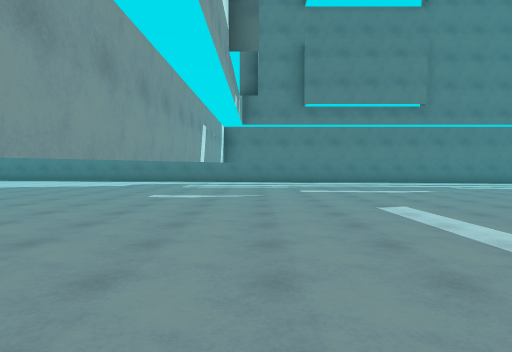
[1] (above)

24 first-person views from a walk through a scene from a Unity 3-D project. The camera is 1.3 m above the floor, tilts 2° down and sees 70° across. The floor is counted in squares, 2 m on a side. Each view is taken from the middle of a square. On the plan, view 1 faces up. The plan holds only what a view shows up to about 11 squares ahead; the rest is blank. The place goes on beyond the plan. Some animated figures are left out.

[2]
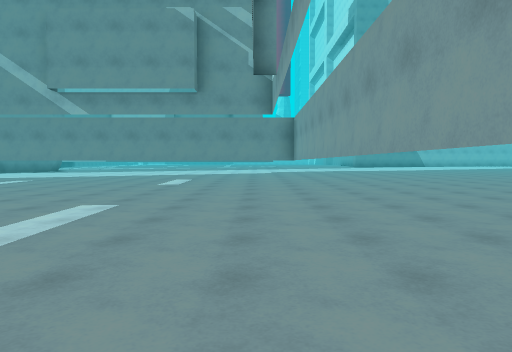

[3]
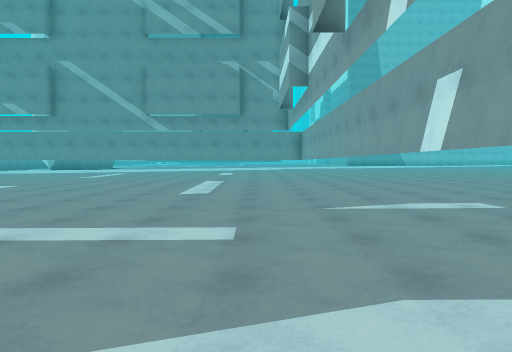

[4]
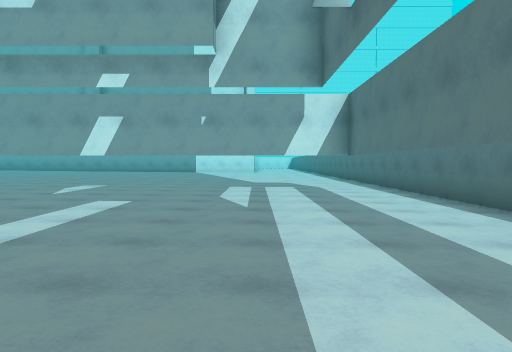

[5]
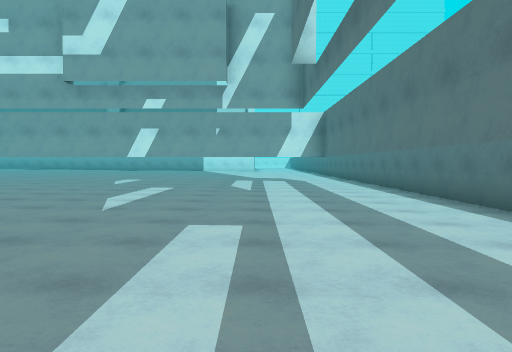

[6]
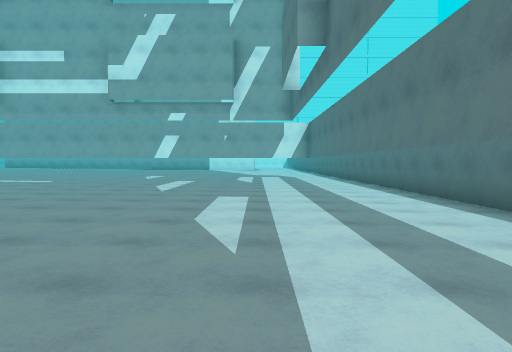

[7]
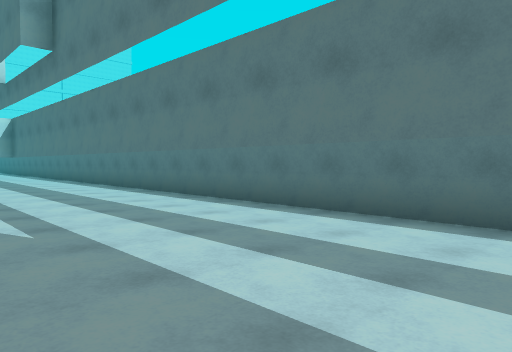

[8]
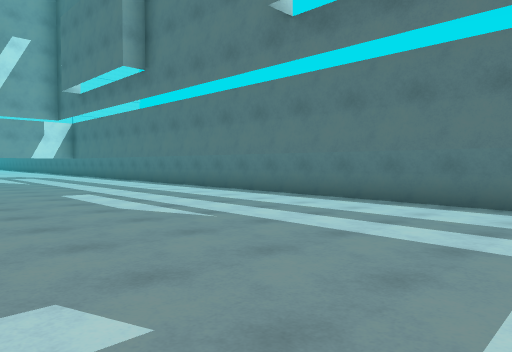

[9]
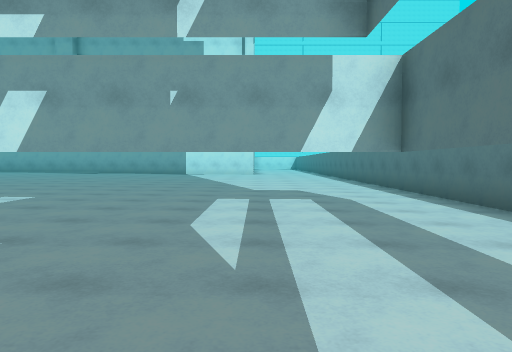

[10]
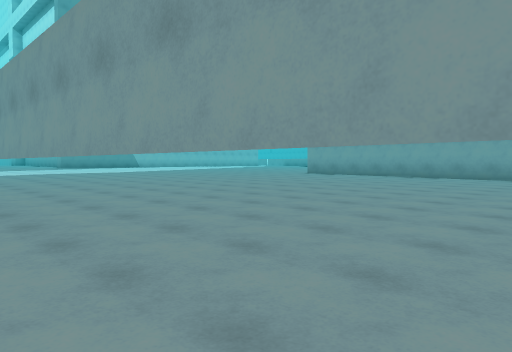

[11]
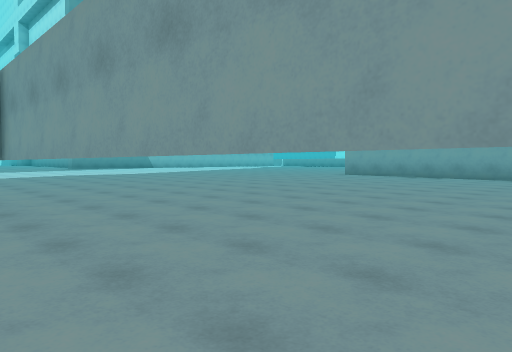

[12]
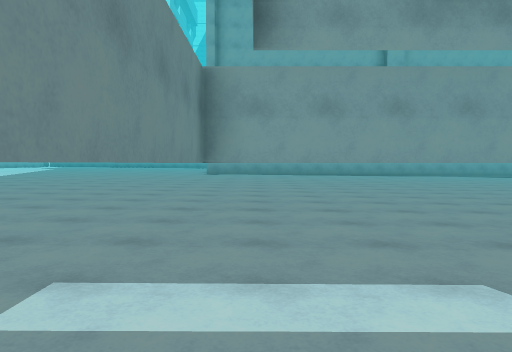

[13]
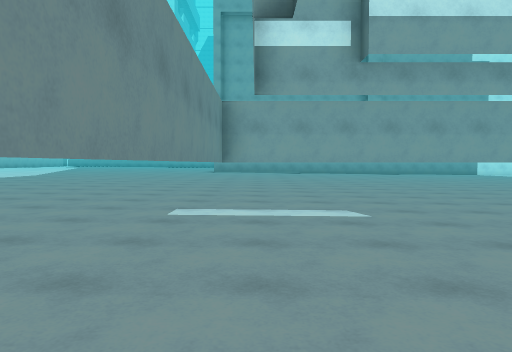

[14]
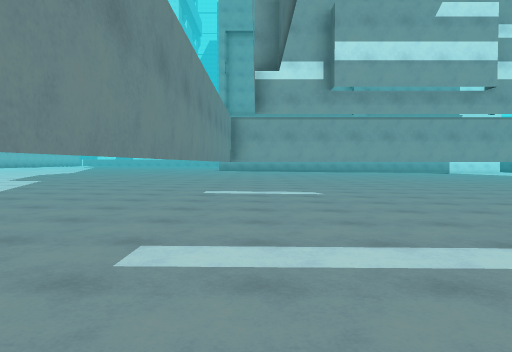

[15]
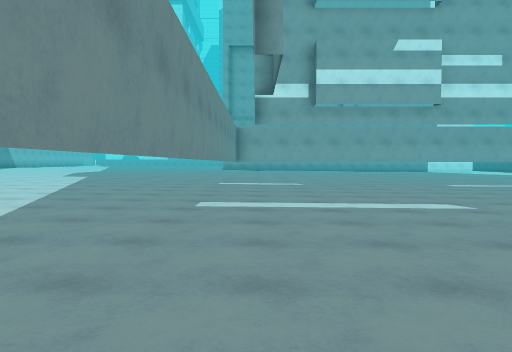

[16]
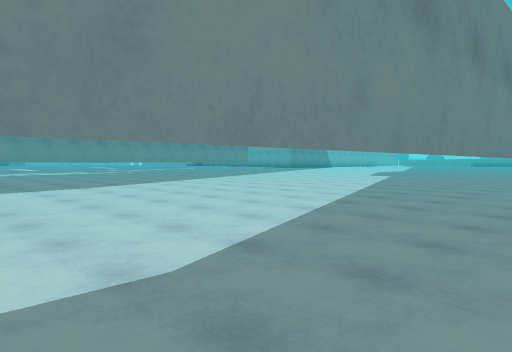

[17]
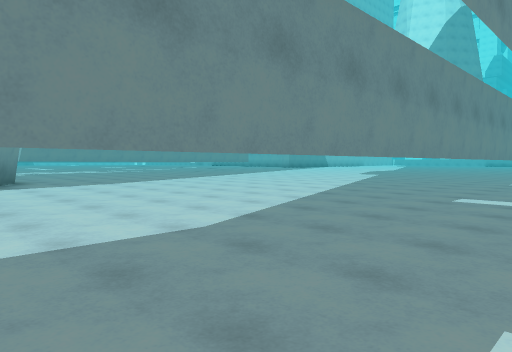

[18]
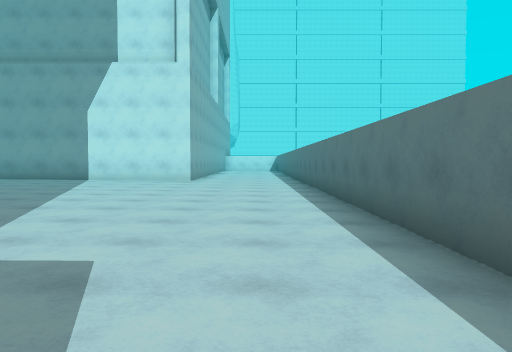

[19]
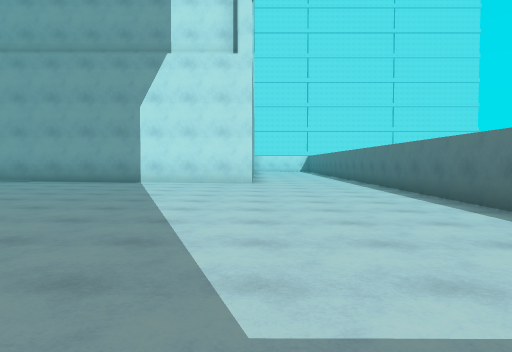

[20]
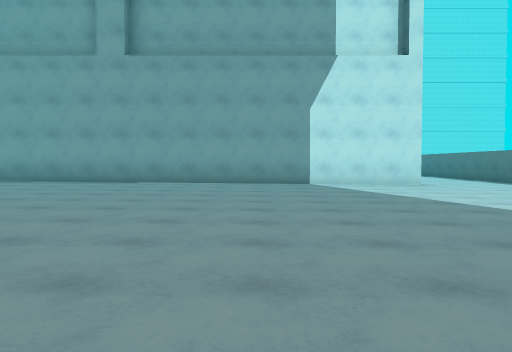

[21]
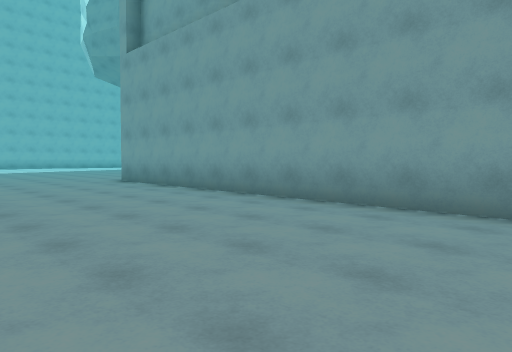

[22]
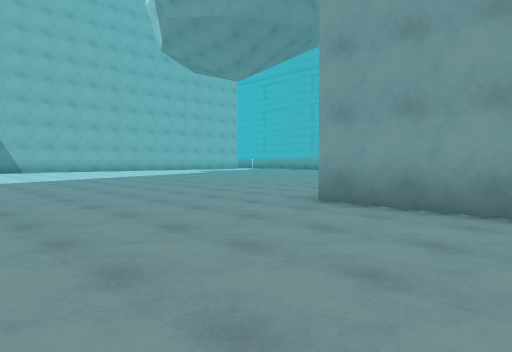

[23]
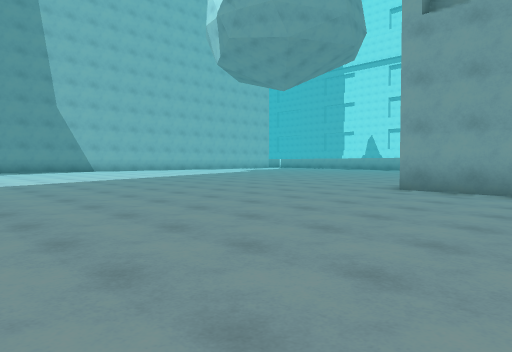

[24]
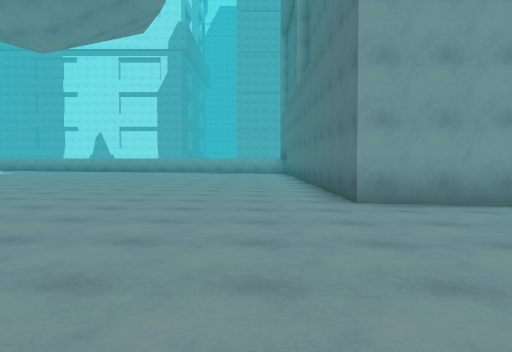

### Floor plan
Key: @ floor where view 1 was taken; # wall or solid block; . main floor; : floor 0.25 m higher than the main floor; - floor 0.25 m lower than the main floor; + floor 0.5 m higher than the main floor; _ floor 0.5 m lower than the main floor; T thing the floor can be seen under or through.
Columns run from 19 left of view 1 to 14 right of it. Each row starts with its distance up from view 1.
 16      ############################
 15      ------------------------____
 14      -------------TTTTTTTTT ---___
 13      ..-----------T--------------_
 12      #...---------T---------------
 11      #.....-------T---------------
 10      #.......-----T---------------
  9      #.........---T---------- ----
  8      #...........-T---------
  7      #............T-------
  6      #............T..-----
  5      #............T....----
  4      #............T......--
  3      #............T........-
  2      #............T.........
  1      #............T.......
  0      #:...........T@........
 -1      #:::.........T..........
 -2      #:::::.......T............
 -3      #::::::::....T...............
 -4      #::::::::::..T...............
 -5      #::::::::::::################
 -6 ######::::::::::::::..............
 -7 :::::::::::::::::::::::..........
 -8 :::::::::::::::::::::::::........
 -9 ++:::::::::::::::::::::::::......
-10 ++++:::::::::::::::::::::::::....
-11 +++++++::::::: ::::: :: ::::::::.
-12 +++++++++:::             :::::::
-13 +++++++++++:              :::::#
-14 ++++ +++++++              :::::#
-15 ++     ++ ++               ::::
-16                              ::

Where each view was taken, in squares from view 1:
view 1: 0 up, 0 right, facing up
view 2: 7 up, 0 right, facing down
view 3: 13 up, 1 right, facing down
view 4: 12 up, 7 right, facing left
view 5: 12 up, 10 right, facing left
view 6: 12 up, 13 right, facing left
view 7: 11 up, 14 right, facing up-left
view 8: 9 up, 14 right, facing up-left
view 9: 12 up, 4 right, facing left
view 10: 4 up, 0 right, facing down-left
view 11: 2 up, 0 right, facing down-left
view 12: 4 down, 4 right, facing left
view 13: 4 down, 7 right, facing left
view 14: 4 down, 10 right, facing left
view 15: 4 down, 13 right, facing left
view 16: 4 down, 13 right, facing down-left
view 17: 3 down, 14 right, facing down-left
view 18: 14 up, 2 left, facing left
view 19: 12 up, 3 left, facing left
view 20: 7 up, 3 left, facing left
view 21: 4 up, 9 left, facing down-left
view 22: 3 down, 9 left, facing down-left
view 23: 3 down, 6 left, facing down-left
view 24: 8 down, 8 left, facing left
